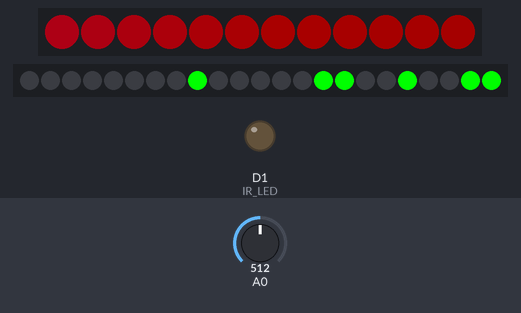
A program run on a simulated ESP8266 (Wemos D1 mini). On the bench: 12 RGB LEDs in strip order, left to right, 23 RGB LEDs in strip order, left to right, output pins drawn as LEDs (lit = HIGH). The test bench sets the inputs (shaded band); at power-on: A0 = 512. Dim RGB values are drawn brighter than linear; WiFi joins after 1.5 s; servers stay silent unless stated; network time is answered at once with the bench clock; the local clock reads 2024-03-15 10:24:30 at power-on unless the program sets it; no MQTT or app messages arrive unless stated; what the program prints to the serial monitor is not drawn.

Above: at 4.7 s.
4.8 s: A0 set to 415
6.3 s: A0 set to 385
At 6.5 s:
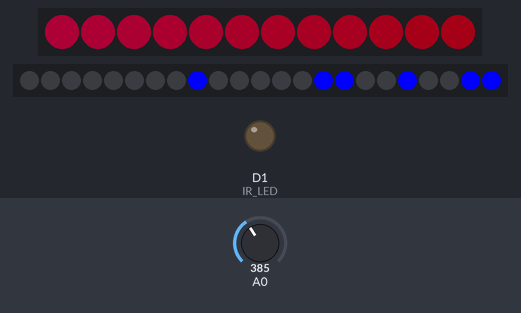
8.5 s: A0 set to 511
At 8.7 s:
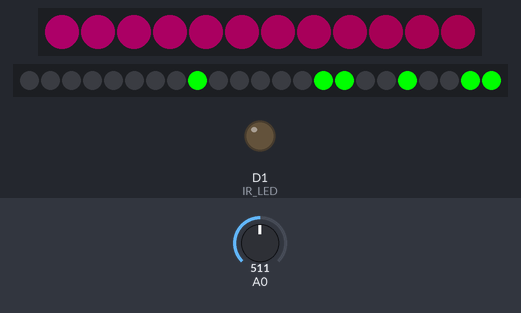
10.7 s: A0 set to 6
At 17.02 s:
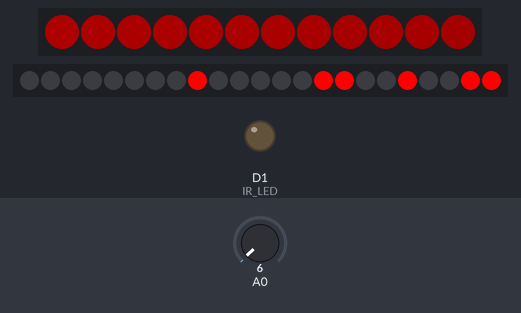

Measured:
- the behaviour switches between 400 and 399 on A0 (found by bisection; images 0 and 1)
- after the input at 6.3 s, the LEDs: change after 0.10 s (image 1)
- after the input at 8.5 s, the LEDs: change after 0.11 s (image 2)
- after the input at 10.7 s, the LEDs: first change after 0.11 s (image 3 shows a later state)

The program:

main.cpp
```cpp
#include <ESP8266WiFi.h>
#include <ESP8266mDNS.h>
#include <WiFiUdp.h>
#include <ArduinoOTA.h>
#include "Hardware.h"
#include "WordConversion.h"
#include "Config.h"

#include <IRremoteESP8266.h>
#include <IRrecv.h>
#include <IRutils.h>
#include <IRsend.h>

#define IR_LED D1  //D1 für WörterUhr
IRsend irsend(IR_LED);
decode_results results;

const uint16_t kRecvPin = D7;
IRrecv irrecv(kRecvPin);


bool test_IR=false;

#ifndef STASSID
#define STASSID "NETZ39"
#define STAPSK  "******"
#endif

const char* ssid = STASSID;
const char* password = STAPSK;

#include <PubSubClient.h>
char msg[50];
volatile bool mqttSpaceStatus =false;
const char *mqtt_server = "mqtt.n39.eu";
const char *in_topic = "Netz39/Things/StatusSwitch/Lever/State";
const char *in_topic_IR = "Netz39/Things/WordClock/IR";
WiFiClient espClient;
PubSubClient mqtt_client(espClient);

void mqtt_callback(char *topic, byte *payload, unsigned int length) {
  String m;
  for (size_t i = 0; i < length; ++i)m += String((char)payload[i]);
  Serial.print("MQTT Topic: ");
  Serial.println(topic);
  Serial.print("MQTT Message: ");
  Serial.println(m);

  if (strcmp(topic,in_topic)==0){
    if(m.equals(String("open"))) mqttSpaceStatus=true;
    if(m.equals(String("closed"))) mqttSpaceStatus=false;
    Serial.println("Topic: Netz39/SpaceAPI/isOpen");
  }

  if (strcmp(topic,in_topic_IR)==0){
    if(m.equals(String("+"))) irsend.sendNEC(0x5EA158A7);
    if(m.equals(String("-"))) irsend.sendNEC(0x5EA1D827);
    if(m.equals(String("m"))) irsend.sendNEC(0x5EA138C7);
    if(m.equals(String("s_on"))) irsend.sendNEC(0x5EA1B847);
    if(m.equals(String("s_off"))) irsend.sendNEC(0x5EA17887);
    if(m.equals(String("ch1"))) irsend.sendNEC(0x5EA1AA55);
    if(m.equals(String("ch2"))) irsend.sendNEC(0x5EA1837C);
    if(m.equals(String("ch3"))) irsend.sendNEC(0x5EA1A857);

    if(m.equals(String("1"))) irsend.sendNEC(0xFFAA55);
    if(m.equals(String("2"))) irsend.sendNEC(0xFFA857);
    if(m.equals(String("3"))) irsend.sendNEC(0xFF58A7);
    if(m.equals(String("4"))) irsend.sendNEC(0xFFBA45);
    if(m.equals(String("5"))) irsend.sendNEC(0xFF38C7);
    if(m.equals(String("u"))) irsend.sendNEC(0xFF7887);
    if(m.equals(String("d"))) irsend.sendNEC(0xFF3AC5);

    if(m.equals(String("b_pow"))) irsend.sendNEC(0x10C8E11E);
    if(m.equals(String("b_f"))) irsend.sendNEC(0x10C8718E);


    if(m.equals(String("OFF"))){
      irsend.sendNEC(0x10C8E11E);
      irsend.sendNEC(0x5EA17887);
      irsend.sendNEC(0x10C8E11E);
    }

    //irsend.sendNEC(0x10C8E11E);
    //irsend.sendNEC(0x5EA17887);
    Serial.println("Mute Receiver");
    //test_IR =!test_IR;
    //digitalWrite(IR_LED, test_IR);
  }

}

void mqtt_reconnect() {
  // Loop until we're reconnected
  Serial.print("Attempting MQTT connection...");
  // Attempt to connect
  if (mqtt_client.connect("WordClock")) {
    Serial.println("connected");
    // ... and resubscribe
    mqtt_client.subscribe(in_topic);
    mqtt_client.subscribe(in_topic_IR);
  } else {
    Serial.print("failed, rc=");
    Serial.print(mqtt_client.state());
  }
}

#define NEOPIXEL_BRIGHTNESS 20 //[0 - 255]; the normal ligth level if the Led Band
enum BrighnessLevel {normal, high, low};
uint32_t getColor(uint8_t uww, uint8_t cw, uint8_t ww, BrighnessLevel levelOfBrightness = normal){
  float temp0;
  if (levelOfBrightness == normal) temp0 = 1;
  if (levelOfBrightness == high) temp0 = 1;
  if (levelOfBrightness == low) temp0 = 1;
  uint8_t temp1 = (uww * temp0);
  uint8_t temp2 = (cw * temp0);
  uint8_t temp3 = (ww * temp0);
  return ((uint32_t)temp1 << 16) | ((uint32_t)temp2 <<  8) | (uint32_t)temp3;
}

uint32_t wordColor, wordColorNew;

#include <Adafruit_NeoPixel.h>
Adafruit_NeoPixel LED_Strip_Words = Adafruit_NeoPixel(LED_Strip_Words_NumberofLEDs, LED_Strip_Words_Pin, NEO_GRB + NEO_KHZ800);
Adafruit_NeoPixel LED_Strip_Status = Adafruit_NeoPixel(LED_Strip_Status_NumberofLEDs, LED_Strip_Status_Pin, NEO_GRB + NEO_KHZ800);

#include "NTPClient.h"
WiFiUDP ntpUDP;
NTPClient timeClient(ntpUDP);
const uint32_t fiveMinutes = (5*60*1000);
const uint32_t numberOfFiveMinutes = 12*60/5; //12h * 60min / 5min
uint16_t counterOfFiveMinutes = 0;
bool hourOffset = true;
int8_t timeZoneOffset = 1;
bool newNTPUpdate;
uint32_t delayNTPUpdate;

uint16_t calculate_numberOfFiveMinutes(uint8_t _hours, uint8_t _minutes){
  return (uint16_t)(((_hours*60)+_minutes)/5);
}
void activateLedsForHours(){
  uint16_t temp_hour = (uint16_t) (counterOfFiveMinutes*5/60);
  //if(hourOffset)
  temp_hour++;
  temp_hour %= 12;
  //Serial.print("temp_hour:\t");
  //Serial.println(temp_hour);
  for(uint8_t i=0;i<hours[temp_hour].numberOfLeds;i++)
    LED_Strip_Words.setPixelColor(hours[temp_hour].led_position+i,wordColor);
}

void activateLedsForMinutes(){
  uint16_t temp_minute = counterOfFiveMinutes%12;
  //Serial.print("temp_minute:\t");
  //Serial.println(temp_minute);
  for(uint8_t i=0;i<7;i++)
    if(minutes[temp_minute]&(1<<i))
      for(uint8_t j=0;j<rest[i].numberOfLeds;j++)
        LED_Strip_Words.setPixelColor(rest[i].led_position+j,wordColor);
  if(minutes[temp_minute]&(1<<7)) hourOffset=true;
    else hourOffset = false;
}

void activateLedsForText(){
  for(uint8_t j=0;j<2;j++)
        LED_Strip_Words.setPixelColor(rest[7+j].led_position,wordColor);
}


uint32_t lastTime =0;
uint32_t diffTime =0;

void setup() {
  irrecv.enableIRIn();  // Start the receiver
  pinMode(IR_LED,OUTPUT);
  Serial.begin(115200);
  irsend.begin();
  Serial.println("Booting");
  WiFi.mode(WIFI_STA);
  WiFi.hostname("WordClock");
  WiFi.begin(ssid, password);
  while (WiFi.waitForConnectResult() != WL_CONNECTED) {
    Serial.println("Connection Failed! Rebooting...");
    delay(5000);
    ESP.restart();
  }
  ArduinoOTA.setHostname("WordClock");
  ArduinoOTA.onStart([]() {
    String type;
    if (ArduinoOTA.getCommand() == U_FLASH) {
      type = "sketch";
    } else { // U_SPIFFS
      type = "filesystem";
    }

    // NOTE: if updating SPIFFS this would be the place to unmount SPIFFS using SPIFFS.end()
    Serial.println("Start updating " + type);
  });
  ArduinoOTA.onEnd([]() {
    Serial.println("\nEnd");
  });
  ArduinoOTA.onProgress([](unsigned int progress, unsigned int total) {
    Serial.printf("Progress: %u%%\r", (progress / (total / 100)));
  });
  ArduinoOTA.onError([](ota_error_t error) {
    Serial.printf("Error[%u]: ", error);
    if (error == OTA_AUTH_ERROR) {
      Serial.println("Auth Failed");
    } else if (error == OTA_BEGIN_ERROR) {
      Serial.println("Begin Failed");
    } else if (error == OTA_CONNECT_ERROR) {
      Serial.println("Connect Failed");
    } else if (error == OTA_RECEIVE_ERROR) {
      Serial.println("Receive Failed");
    } else if (error == OTA_END_ERROR) {
      Serial.println("End Failed");
    }
  });
  ArduinoOTA.begin();
  mqtt_client.setServer(mqtt_server, 1883);
  mqtt_client.setCallback(mqtt_callback);
  Serial.println("Ready");
  Serial.print("IP address: ");
  Serial.println(WiFi.localIP());

  //*********************************************************
  #define COLOR_DELAY 500
  LED_Strip_Status.begin();
  LED_Strip_Status.setBrightness(50);
  LED_Strip_Status.fill(LED_Strip_Status.Color(255,0,0));
  LED_Strip_Status.show();

  LED_Strip_Words.begin();
  LED_Strip_Words.setBrightness(255);
  LED_Strip_Words.fill(getColor(255,0,0));
  LED_Strip_Words.show();
  delay(COLOR_DELAY);

  LED_Strip_Status.fill(LED_Strip_Status.Color(0,255,0));
  LED_Strip_Status.show();
  LED_Strip_Words.fill(getColor(0,255,0));
  LED_Strip_Words.show();
  delay(COLOR_DELAY);

  LED_Strip_Status.fill(LED_Strip_Status.Color(0,0,255));
  LED_Strip_Status.show();
  LED_Strip_Words.fill(getColor(0,0,255));
  LED_Strip_Words.show();
  delay(COLOR_DELAY);

  LED_Strip_Status.fill(LED_Strip_Status.Color(255,255,255));
  LED_Strip_Status.show();
  LED_Strip_Words.fill(getColor(255,255,255));
  LED_Strip_Words.show();
  delay(COLOR_DELAY);
  wordColor = getColor(255,255,255);
//*********************************************************

  timeClient.begin();
  timeClient.setTimeOffset(2);
  timeClient.update();
  lastTime = millis();
  Serial.print("aktuelle Uhrzeit:\t");
  Serial.print(timeClient.getHours());
  Serial.print(":");
  Serial.print(timeClient.getMinutes());
  Serial.print(":");
  Serial.println(timeClient.getSeconds());
  delayNTPUpdate =  (4-timeClient.getMinutes()%5)*60+(60-timeClient.getSeconds());
  newNTPUpdate = true;
  Serial.print("Delay to Next 5Min Update: ");
  Serial.println(delayNTPUpdate);
  delayNTPUpdate *=1000;
  counterOfFiveMinutes = calculate_numberOfFiveMinutes(timeClient.getHours()+timeZoneOffset, timeClient.getMinutes());
  LED_Strip_Words.clear();
  activateLedsForMinutes();
  activateLedsForHours();
  activateLedsForText();
  LED_Strip_Words.show();
}

#define SPACE_CLOSE_MAX_BLUE 200
#define SPACE_GREEN_BORDER 120
#define SPACE_OPEN_MAX_BLUE 255

uint32_t getSpaceColor(){
  static int16_t red=255 , green=0, blue=0;
  static bool colorDirection =false; //true =>right, false=>left
  static bool statusColor;

  if(!statusColor){
    if(green>SPACE_GREEN_BORDER)green--;
    else{
      if(!colorDirection){
        if(green) green--;
          else blue++;
        if(blue>=SPACE_CLOSE_MAX_BLUE) colorDirection =true;
      }else{
        if(blue) blue--;
          else green++;
        if(green==SPACE_GREEN_BORDER){
          if(mqttSpaceStatus) statusColor = true;
            else colorDirection =false;
        }
      }
    }
  }else{
    if(green<255){
      green++;
    }else{
      if(colorDirection){
        if(red) red--;
          else blue++;
        if(blue>=SPACE_CLOSE_MAX_BLUE) colorDirection =false;
      }else{
        if(blue) blue--;
          else red++;
        if(red==255)
          if(!mqttSpaceStatus) statusColor = false;
            else colorDirection =true;
      }
    }
  }
  /*
  Serial.print("RGB Status:\t");
  Serial.print(red);
  Serial.print(".");
  Serial.print(green);
  Serial.print(".");
  Serial.println(blue);
  Serial.print("colorDirection:\t");
  Serial.println(colorDirection);
  Serial.print("statusColor:\t");
  Serial.println(statusColor);  */
  return LED_Strip_Status.Color(red, green, blue);
}


void spaceStatusColor(){
  LED_Strip_Status.setPixelColor(0, getSpaceColor());
  for(uint8_t i=0;i<5;i++) getSpaceColor();
  for(uint8_t a=1; a<LED_Strip_Status.numPixels(); a++) {
    LED_Strip_Status.setPixelColor(a,LED_Strip_Status.getPixelColor(a-1));
    //for(uint8_t i=0;i<10;i++) getSpaceColor();
  }
  LED_Strip_Status.show();
}

// Input a value 0 to 255 to get a color value.
// The colours are a transition r - g - b - back to r.
uint32_t Wheel(byte WheelPos) {
  WheelPos = 255 - WheelPos;
  if(WheelPos < 85) {  //255 >= Input > 170
    return LED_Strip_Status.Color(255 - WheelPos * 3, 0, WheelPos * 3); //only red & blue
  }
  if(WheelPos < 170) { //170 >= Input > 85
    WheelPos -= 85;
    return LED_Strip_Status.Color(0, WheelPos * 3, 255 - WheelPos * 3);//only green & blue
  }
  WheelPos -= 170;    //85 >= Input >= 0
  return LED_Strip_Status.Color(WheelPos * 3, 255 - WheelPos * 3, 0);  //only red & green
}

void rainbow() {
  static uint16_t b=0;
  static bool colorDirection =true;

  for(uint16_t a=0; a<LED_Strip_Status.numPixels(); a++) {
    LED_Strip_Status.setPixelColor(a, Wheel((a+b)));
  }

  b=(b+1)%256;
  LED_Strip_Status.show();
}

// Slightly different, this makes the rainbow equally distributed throughout
void rainbowCycle() {
  static uint16_t d;
  for(uint16_t i=0; i< LED_Strip_Status.numPixels(); i++) {
    LED_Strip_Status.setPixelColor(i, Wheel(((i * 256 / LED_Strip_Status.numPixels()) + d) & 0xFF));
  }
  LED_Strip_Status.show();
  d=(d+1)%(256*5);// 5 cycles of all colors on wheel
}

uint16_t timeDiff_AnalogRead,lastTime_AnalogRead, Value_AnalogRead;
bool AnalogChange = false;

long lastReconnectAttempt = 0;

boolean reconnect() {
  if (mqtt_client.connect("WordClock")) {
    // ... and resubscribe
    mqtt_client.subscribe("inTopic");
  }
  return mqtt_client.connected();
}

uint32_t timeDiff_rainbow, lastTime_rainbow;
#define rainbowDelay 200
void loop() {

  ArduinoOTA.handle();

  static uint32_t lastIRRec;
  if(millis() - lastIRRec >= 100){
    if (irrecv.decode(&results)) {
      // print() & println() can't handle printing long longs. (uint64_t)
      serialPrintUint64(results.value, HEX);
      Serial.println("");
      if(results.value==0x2FD52AD){
        static bool relais = true;
        relais=!relais;
        if(relais) mqtt_client.publish("/Lobby/Sonoff9796700/Relais", "OFF");
          else mqtt_client.publish("/Lobby/Sonoff9796700/Relais", "ON");
      }
      /*if(results.value==0x2FD48B7){
        irsend.sendNEC(0x10C8E11E);
        irsend.sendNEC(0x5EA17887);
        irsend.sendNEC(0x10C8E11E);
      }
      if(results.value==0x2FD807F){ //1
        irsend.sendNEC(0xFFAA55);
      }
      if(results.value==0x2FD40BF){ //2
        irsend.sendNEC(0xFFA857);
      }
      if(results.value==0x2FDC03F){ //3
        irsend.sendNEC(0xFF58A7);
      }
      if(results.value==0x2FD20DF){ //4
        irsend.sendNEC(0xFFBA45);
      }
      if(results.value==0x2FDA05F){ //5
        irsend.sendNEC(0xFF38C7);
      }       */
      irrecv.resume();  // Receive the next value
    }
    lastIRRec = millis();
  }

  /*
  if (!mqtt_client.connected()) {
    long now = millis();
    if (now - lastReconnectAttempt > 5000) {
      lastReconnectAttempt = now;
      // Attempt to reconnect
      if (reconnect()) {
        lastReconnectAttempt = 0;
      }
    }
  } else {
    // Client connected

    mqtt_client.loop();
  }
  */
  if (!mqtt_client.connected()) {
    mqtt_reconnect();
  }
  mqtt_client.loop();

  timeDiff_rainbow = millis() - lastTime_rainbow;
  if(timeDiff_rainbow >= rainbowDelay){
    //rainbow();
    //rainbowCycle();
    spaceStatusColor();
    lastTime_rainbow = millis();
  //Serial.print("timeDiff_rainbow:\t");
  //Serial.println(timeDiff_rainbow);
  }

#define HIGH_Ambient 400
#define MIDDLE_Ambient 8

  timeDiff_AnalogRead = millis() - lastTime_AnalogRead;
  if(timeDiff_AnalogRead >= 200){
    Value_AnalogRead = analogRead(A0);
    if(Value_AnalogRead>=HIGH_Ambient) wordColor = getColor(0,255,0);
    if(Value_AnalogRead>=MIDDLE_Ambient && Value_AnalogRead<HIGH_Ambient) wordColor = getColor(0,0,255);
    if( Value_AnalogRead<MIDDLE_Ambient) wordColor = getColor(255,0,0);
    AnalogChange = true;
    lastTime_AnalogRead = millis();
    //snprintf (msg, 50, "Helligkeit: %ld", Value_AnalogRead);
    //mqtt_client.publish("helligkeit", msg);
  }

  if(AnalogChange){
    LED_Strip_Words.clear();
    activateLedsForMinutes();
    activateLedsForHours();
    activateLedsForText();
    LED_Strip_Words.show();
    AnalogChange = false;
  }

  diffTime = millis() - lastTime;
  if((diffTime >= fiveMinutes) || (newNTPUpdate && (diffTime>delayNTPUpdate))){ //wait 5min
    Serial.println("Aktualisiere Words");
    newNTPUpdate=false;
    counterOfFiveMinutes++;
    counterOfFiveMinutes%=numberOfFiveMinutes;
    if(counterOfFiveMinutes==0){
      timeClient.update();
      counterOfFiveMinutes = calculate_numberOfFiveMinutes(timeClient.getHours()+timeZoneOffset, timeClient.getMinutes());
      delayNTPUpdate =  (4-timeClient.getMinutes()%5)*60+(60-timeClient.getSeconds());
      delayNTPUpdate*=1000;
      //snprintf (msg, 50, "Helligkeit: %ld", delayNTPUpdate);
      //mqtt_client.publish("helligkeit", msg);
      newNTPUpdate = true;
    }
    LED_Strip_Words.clear();
    activateLedsForMinutes();
    activateLedsForHours();
    activateLedsForText();
    LED_Strip_Words.show();

    lastTime = millis();
  }

  static uint32_t lastIRSend;
  if((millis() - lastIRSend >= 2000) && test_IR){
    //test_IR=(test_IR+1)%3;
    irsend.sendNEC(0x10C8718E);
    irsend.sendNEC(0x5EA138C7);
    lastIRSend = millis();
   // if(test_IR) digitalWrite(IR_LED,HIGH);
    //else digitalWrite(IR_LED,LOW);
  }

}
```

Hardware.h
```cpp
#ifndef HARDWARE_H
#define HARDWARE_H


#endif
```

WordConversion.h
```cpp
#ifndef TIME2WORD_CONVERSION_H
#define TIME2WORD_CONVERSION_H

#define MAX_LED_PRO_WORD 2

typedef struct {
  uint8_t led_position:5; //max. 23 positions
  uint8_t numberOfLeds:2; //max 2 Leds for one Word
} clockWord;

clockWord hours[] ={
  {8,1},  // 12
  {0,1},  // 01
  {11,1}, // 02
  {1,1},  // 03
  {10,1}, // 04
  {12,1}, // 05
  {2,1},  // 06
  {3,2},  // 07
  {9,1},  // 08
  {13,1}, // 09
  {5,1},  // 10
  {6,1}   // 11
};

clockWord rest[] ={
  {20,1}, // FÜNF
  {18,1}, // ZEHN
  {19,1}, // NACH
  {16,2}, // VIERTEL
  {14,1}, // VOR
  {15,1}, // HALB
  {7,1},  // UHR
  {22,1}, // ES
  {21,1}, // IST

};
/*
00 -> EINS
01 -> DREI
02 -> SECHS
03 -> SIEBEN_1
04 -> SIEBEN_2
05 -> ZEHN
06 -> ELF
07 -> UHR
08 -> ZWÖLF
09 -> ACHT
10 -> VIER
11 -> ZWEI
12 -> FÜNF
13 -> NEUN
14 -> VOR
15 -> HALB
16 -> VIERTEL_1
17 -> VIERTEL_2
18 -> ZEHN
19 -> NACH
20 -> FÜNF
21 -> IST
22 -> ES
*/
/*
 * Bit 1 -> FÜNF
 * Bit 2 -> ZEHN
 * Bit 3 -> NACH
 * Bit 4 -> VIERTEL
 * Bit 5 -> VOR
 * Bit 6 -> HALB
 * Bit 7 -> UHR
 * Bit 8 -> 1+ offset for houre
 *
 */
uint8_t minutes[] ={
  0b01000000, //00 - 0
  0b00000101, //05 - 5 nach
  0b00000110, //10 - 10 nach
  0b10001000, //15 - viertel
  0b10110010, //20 - 10 vor halb
  0b10110001, //25 - 5 vor halb
  0b10100000, //30 - halb
  0b10100101, //35 - 5 nach halb
  0b10100110, //40 - 10 nach halb
  0b10011000, //45 - viertel vor
  0b10010010, //50 - 10 vor
  0b10010001, //55 - 5 vor
};

#endif
```

Config.h
```cpp
#ifndef CONFIG_H
#define CONFIG_H

/**
 * Hardware Configuration
 * see in the schematic layout for the Pin configuration
 */

#define LED_Strip_Words_Pin D8
#define LED_Strip_Words_NumberofLEDs 23

#define LED_Strip_Status_Pin D6
#define LED_Strip_Status_NumberofLEDs 12

#define ANALOG_IN A0
#define ANALOG_MAX 300
#define ANALOG_CHANGE_VALUE 50


#endif
```
